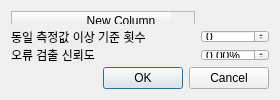
<?xml version="1.0" encoding="UTF-8"?>
<ui version="4.0">
 <class>Dialog</class>
 <widget class="QDialog" name="Dialog">
  <property name="geometry">
   <rect>
    <x>0</x>
    <y>0</y>
    <width>280</width>
    <height>100</height>
   </rect>
  </property>
  <property name="sizePolicy">
   <sizepolicy hsizetype="Fixed" vsizetype="Fixed">
    <horstretch>0</horstretch>
    <verstretch>0</verstretch>
   </sizepolicy>
  </property>
  <property name="minimumSize">
   <size>
    <width>280</width>
    <height>100</height>
   </size>
  </property>
  <property name="maximumSize">
   <size>
    <width>280</width>
    <height>100</height>
   </size>
  </property>
  <property name="windowTitle">
   <string>세부 설정</string>
  </property>
  <layout class="QVBoxLayout" name="verticalLayout">
   <item>
    <layout class="QGridLayout" name="gridLayout">
     <item row="1" column="0">
      <widget class="QLabel" name="sameConsecLabel">
       <property name="text">
        <string>동일 측정값 이상 기준 횟수</string>
       </property>
      </widget>
     </item>
     <item row="2" column="1">
      <widget class="QDoubleSpinBox" name="credibSpinBox">
       <property name="suffix">
        <string>%</string>
       </property>
      </widget>
     </item>
     <item row="1" column="1">
      <widget class="QSpinBox" name="sameConsecSpinBox"/>
     </item>
     <item row="2" column="0">
      <widget class="QLabel" name="credibLabel">
       <property name="text">
        <string>오류 검출 신뢰도</string>
       </property>
      </widget>
     </item>
     <item row="0" column="0">
      <widget class="QTableWidget" name="tableWidget">
       <property name="editTriggers">
        <set>QAbstractItemView::NoEditTriggers</set>
       </property>
       <row>
        <property name="text">
         <string>New Row</string>
        </property>
       </row>
       <column>
        <property name="text">
         <string>New Column</string>
        </property>
       </column>
       <item row="0" column="0">
        <property name="text">
         <string>1</string>
        </property>
       </item>
      </widget>
     </item>
    </layout>
   </item>
   <item>
    <widget class="QDialogButtonBox" name="buttonBox">
     <property name="orientation">
      <enum>Qt::Horizontal</enum>
     </property>
     <property name="standardButtons">
      <set>QDialogButtonBox::Cancel|QDialogButtonBox::Ok</set>
     </property>
    </widget>
   </item>
  </layout>
 </widget>
 <resources/>
 <connections>
  <connection>
   <sender>buttonBox</sender>
   <signal>accepted()</signal>
   <receiver>Dialog</receiver>
   <slot>accept()</slot>
   <hints>
    <hint type="sourcelabel">
     <x>227</x>
     <y>82</y>
    </hint>
    <hint type="destinationlabel">
     <x>157</x>
     <y>99</y>
    </hint>
   </hints>
  </connection>
  <connection>
   <sender>buttonBox</sender>
   <signal>rejected()</signal>
   <receiver>Dialog</receiver>
   <slot>reject()</slot>
   <hints>
    <hint type="sourcelabel">
     <x>270</x>
     <y>88</y>
    </hint>
    <hint type="destinationlabel">
     <x>279</x>
     <y>99</y>
    </hint>
   </hints>
  </connection>
 </connections>
</ui>
